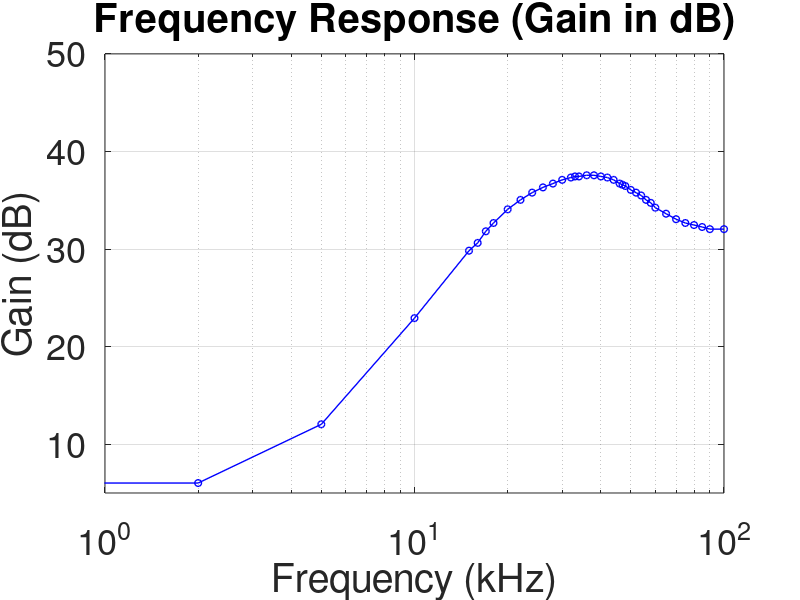
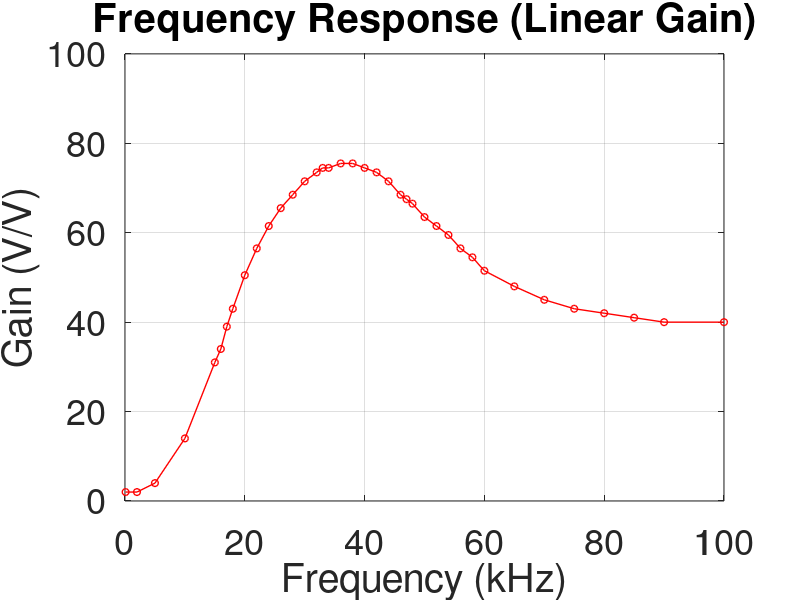
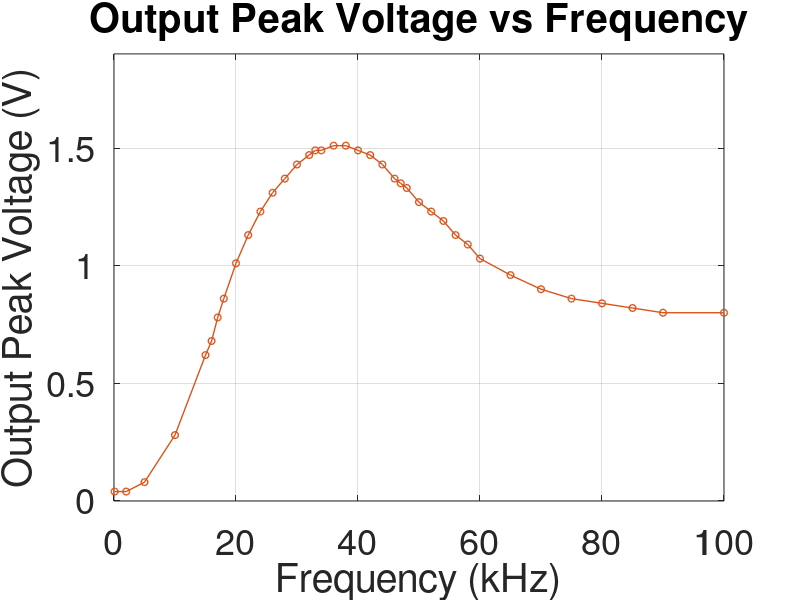

The MATLAB source for these figures, in order:
% Bronwyn Biggs BGGBRO002 -- in partial fulfulment of a EEE4022S research project

% Bandpass Filter Frequency Response 
clc; clear; close all;

%% 1. Data Definition
f_kHz = [0.1, 2, 5, 10, 15, 16, 17, 18, 20, 22, 24, 26, 28, 30, ...
         32, 33, 34, 36, 38, 40, 42, 44, 46, 47, 48, 50, 52, 54, ...
         56, 58, 60, 65, 70, 75, 80, 85, 90, 100]; % Frequency in kHz

Vout_V = [0.04, 0.04, 0.08, 0.28, 0.62, 0.68, 0.78, 0.86, 1.01, 1.13, ...
          1.23, 1.31, 1.37, 1.43, 1.47, 1.49, 1.49, 1.51, 1.51, 1.49, ...
          1.47, 1.43, 1.37, 1.35, 1.33, 1.27, 1.23, 1.19, 1.13, 1.09, ...
          1.03, 0.96, 0.90, 0.86, 0.84, 0.82, 0.80, 0.80]; % Output Peak (V)

gain_linear = [2, 2, 4, 14, 31, 34, 39, 43, 50.5, 56.5, 61.5, 65.5, ...
              68.5, 71.5, 73.5, 74.5, 74.5, 75.5, 75.5, 74.5, 73.5, ...
              71.5, 68.5, 67.5, 66.5, 63.5, 61.5, 59.5, 56.5, 54.5, ...
              51.5, 48, 45, 43, 42, 41, 40, 40]; % Gain (V/V)

gain_dB = [6.02, 6.02, 12.04, 22.92, 29.83, 30.63, 31.82, 32.67, 34.07, ...
          35.04, 35.78, 36.32, 36.71, 37.09, 37.33, 37.44, 37.44, 37.56, ...
          37.56, 37.44, 37.33, 37.09, 36.71, 36.59, 36.46, 36.06, 35.78, ...
          35.49, 35.04, 34.73, 34.24, 33.62, 33.06, 32.67, 32.46, 32.26, 32.04, 32.04]; % Gain (dB)

%% 2. Figure 1: Decibel Gain vs Frequency (Bode Plot)
figure('Name', 'Gain in dB', 'Color', 'w');
semilogx(f_kHz, gain_dB, '-o', 'LineWidth', 1, ...
    'MarkerSize', 5, 'MarkerFaceColor', 'none', 'Color', 'b');
grid on;
title('Frequency Response (Gain in dB)', 'FontSize', 26);
xlabel('Frequency (kHz)', 'FontSize', 26);
ylabel('Gain (dB)', 'FontSize', 26);
set(gca, 'FontSize', 26);
xlim([1 100]);
ylim([5 50]);

%% 3. Figure 2: Linear Gain vs Frequency
figure('Name', 'Linear Gain', 'Color', 'r');
plot(f_kHz, gain_linear, '-o', 'LineWidth', 1, ...
    'MarkerSize', 5, 'MarkerFaceColor', 'none', 'Color', 'r');
grid on;
title('Frequency Response (Linear Gain)', 'FontSize', 26);
xlabel('Frequency (kHz)', 'FontSize', 26);
ylabel('Gain (V/V)', 'FontSize', 26);
set(gca, 'FontSize', 26);
ylim([0 100]);

%% 4. Figure 3: Output Peak Voltage vs Frequency (Linear Scale)
figure('Name', 'Output Voltage', 'Color', 'w');
plot(f_kHz, Vout_V, '-o', ...
     'LineWidth', 1, ...
     'MarkerSize', 5, ...
     'MarkerFaceColor', 'none', ...
     'Color', [0.8500 0.3250 0.0980]);
grid on;
title('Output Peak Voltage vs Frequency', 'FontSize', 26);
xlabel('Frequency (kHz)', 'FontSize', 26);
ylabel('Output Peak Voltage (V)', 'FontSize', 26);
set(gca, 'FontSize', 26);
ylim([0 1.9]);
